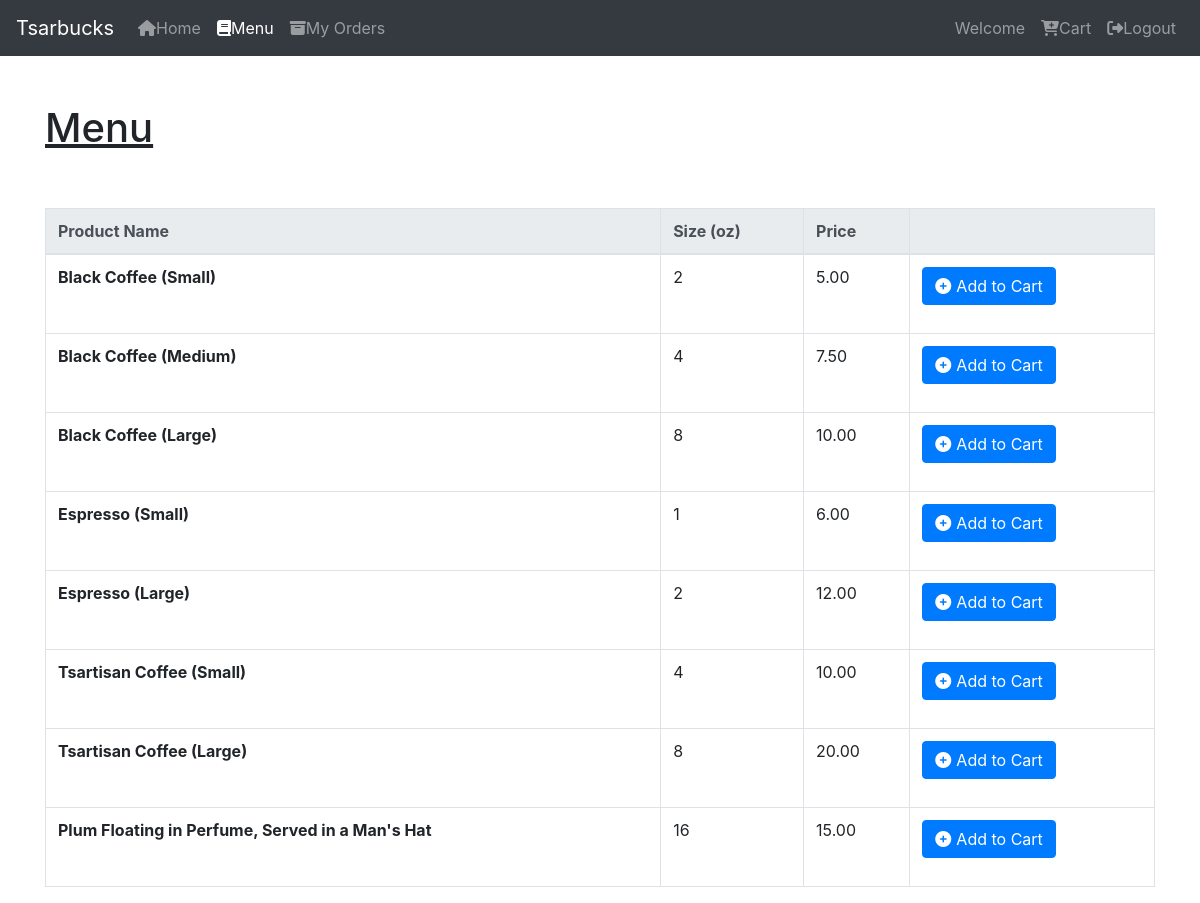
/customer/customer_menu.php, run on the app's committed database.
### tables this page shows
CREATE TABLE `products` (
	`product_id` int(10) unsigned NOT NULL AUTO_INCREMENT,
	`display_name` varchar(255) NOT NULL,
	`price` DECIMAL(4, 2) NOT NULL,
	`size` tinyint(2) NOT NULL COMMENT 'size in ounces',
	`created_at` TIMESTAMP NOT NULL DEFAULT CURRENT_TIMESTAMP,
	`updated_at` TIMESTAMP NULL DEFAULT NULL,
	PRIMARY KEY (`product_id`)
);

### customer/customer_menu.php (the view, shortened to what this page needs)
<?php
  include('../header.php');
    $productQuery = "SELECT * FROM products";
    $productResult = mysqli_query($conn, $productQuery);
    if(mysqli_num_rows($productResult) > 0) {
      $products = array();
      while($row = mysqli_fetch_object($productResult)) {
        array_push($products, $row);
      }
    }
?>
    <nav class="navbar navbar-expand-lg navbar-dark bg-dark">
      <a class="navbar-brand" href="#">Tsarbucks</a>
      <div class="collapse navbar-collapse" id="navbarSupportedContent">
        <ul class="navbar-nav mr-auto">
          <li class="nav-item">
            <a class="nav-link" href="customer_home.php"><i class="fa fa-home" aria-hidden="true"></i>Home</a>
          </li>
          <li class='nav-item active'>
            <a class='nav-link' href='customer_menu.php'><i class='fa fa-book' aria-hidden='true'></i>Menu</a>
          </li>
          <li class='nav-item'>
            <a class='nav-link' href='customer_orders.php'><i class="fa fa-archive" aria-hidden="true"></i>My Orders</a>
          </li>
        </ul>
        <ul class='navbar-nav'>
          <li class='nav-item'>
            <span class='nav-link'>Welcome <?php echo $_SESSION['dName'] ?></span>
          </li>
          <li class='nav-item'>
            <a class='nav-link' href="customer_cart.php"><i class="fa fa-cart-plus" aria-hidden="true"></i>Cart</a>
          </li>
          <li class='nav-item'>
            <a class='nav-link' href='../logout.php'><i class='fa fa-sign-out' aria-hidden='true'></i>Logout</a>
          </li>
        </ul>
      </div>
    </nav>
    <div class="container">
      <br><br>
      <h1><u>Menu</u></h1>
      <br><br>
      <?php
        if(count($products) != 0) {
      ?>
          <table class="table table-bordered">
            <thead class="thead-light">
              <tr>
                <th scope="col">Product Name</th>
                <th scope="col">Size (oz)</th>
                <th scope="col">Price</th>
                <th scope="col"></th>
              </tr>
            </thead>
            <tbody>
              <?php foreach($products as $product) { ?>
                <tr>
                  <th scope="row"><?php echo $product->display_name ?></th>
                  <td><?php echo $product->size ?></td>
                  <td><?php echo $product->price ?></td>
                  <td>
                  <form method="post">
                    <button class="btn btn-primary" type="submit" name="insert"><i class="fa fa-plus-circle" aria-hidden="true" style="margin-right: 5px;"></i>Add to Cart</button>
                  </form>
                </td>
                </tr>
              <?php } ?>
            </tbody>
          </table>
      <?php
        }
      ?>

### header.php (shortened to what this page needs)
<html lang="en">
  <head>
    <link rel="stylesheet" href="https://maxcdn.bootstrapcdn.com/bootstrap/4.0.0-beta.2/css/bootstrap.min.css">
  </head>
  <body>
  </body>
</html>

### data on the page
products: display_name "Black Coffee (Small)", size "2", price "5.00"
products: display_name "Black Coffee (Medium)", size "4", price "7.50"
products: display_name "Black Coffee (Large)", size "8", price "10.00"
products: display_name "Espresso (Small)", size "1", price "6.00"
products: display_name "Espresso (Large)", size "2", price "12.00"
products: display_name "Tsartisan Coffee (Small)", size "4", price "10.00"
products: display_name "Tsartisan Coffee (Large)", size "8", price "20.00"
products: display_name "Plum Floating in Perfume, Served in a Man's Hat", size "16", price "15.00"
